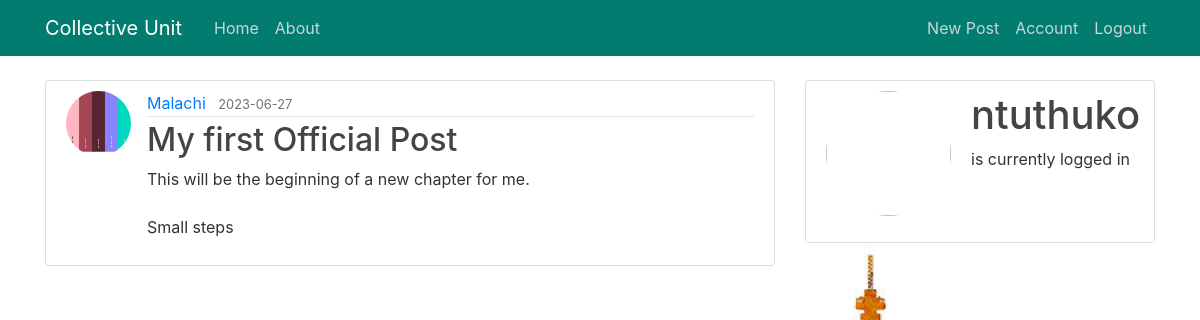
The app's page /post/1 (signed in) with its own data.
### application/models.py (models this page shows, shortened)
class User(db.Model, UserMixin):
    id = db.Column(db.Integer, primary_key=True)
    username = db.Column(db.String(20), nullable=False, unique=True)
    email = db.Column(db.String(120), nullable=False, unique=True)
    image_file = db.Column(db.String(20), nullable=False,
                           default='default.jpg')
    password = db.Column(db.String(60), nullable=False)
    posts = db.relationship('Post', backref='author', lazy=True)

class Post(db.Model):
    id = db.Column(db.Integer, primary_key=True)
    title = db.Column(db.String(100), nullable=False)
    content = db.Column(db.Text, nullable=False)
    date_posted = db.Column(db.DateTime, nullable=False,
                            default=datetime.utcnow)
    user_id = db.Column(db.Integer, db.ForeignKey('user.id'), nullable=False)

### application/routes.py (the view)
@app.route('/post/<int:post_id>')
@login_required
def post(post_id):
    post = Post.query.get_or_404(post_id)
    return render_template('post.html', title=post.title, post=post)

### application/models.py (called while the page is built)
@login_manager.user_loader
def load_user(user_id):
    return User.query.get(int(user_id))

### application/templates/post.html (shortened to what this page needs)
{% extends "layout.html" %}
{% block content %}
  <article class="media content-section">
    <img class="rounded-circle article-img" src="{{ url_for('static', filename='pics/' + post.author.image_file) }}">
    <div class="media-body">
      <div class="article-metadata">
        <a class="mr-2" href="#">{{ post.author.username }}</a>
        <small class="text-muted">{{ post.date_posted.strftime('%Y-%m-%d') }}</small>
      </div>
      <h2 class="article-title">{{ post.title }}</h2>
      <p class="article-content">{{ post.content }}</p>
    </div>
  </article>
{% endblock content %}

### application/templates/layout.html (shortened to what this page needs)
<!DOCTYPE html>
<html>
<head>
    <link rel="stylesheet" href="https://maxcdn.bootstrapcdn.com/bootstrap/4.0.0/css/bootstrap.min.css">
    <link rel="stylesheet" type="text/css" href="{{ url_for('static', filename='main.css') }}">
</head>
<body>
    <header class="site-header">
      <nav class="navbar navbar-expand-md navbar-dark bg-steel fixed-top">
        <div class="container">
          <a class="navbar-brand mr-4" href="/">Collective Unit</a>
          <div class="collapse navbar-collapse" id="navbarToggle">
            <div class="navbar-nav mr-auto">
              <a class="nav-item nav-link" href="{{ url_for('home') }}">Home</a>
              <a class="nav-item nav-link" href="{{ url_for('about') }}">About</a>
            </div>
            <div class="navbar-nav">
              {% if current_user.is_authenticated %}
              <a class="nav-item nav-link" href="{{ url_for('new_post') }}">New Post</a>
              <a class="nav-item nav-link" href="{{ url_for('account') }}">Account</a>
              <a class="nav-item nav-link" href="{{ url_for('logout') }}">Logout</a>
              {% else %}
              <a class="nav-item nav-link" href="{{ url_for('login') }}">Login</a>
              <a class="nav-item nav-link" href="{{ url_for('register') }}">Register</a>
              {% endif %}
            </div>
          </div>
        </div>
      </nav>
    </header>
    <main role="main" class="container">
      <div class="row">
        <div class="col-md-8">
          {% block content %}{% endblock %}
        </div>
        {% if current_user.is_authenticated %}
        <div class="col-md-4">
          <div class="content-section">
            <div class="media">
                <img class="rounded-circle account-img" src="{{ image_file }}">
                <div>
                    <h2 class="account-heading">{{ current_user.username }}</h2>
                    <p>is currently logged in</p>
                </div>
              </div>
          </div>
        </div>
        {% endif %}
      </div>
    </main>
</body>
</html>

### application/static/main.css (style rules this page uses)
body { background-image: url("../static/bg-pic/1.jpg"); background-size: 100%; background-repeat: no-repeat; color: #333333; margin-top: 5rem; line-height: 1.5; text-align: left; }
h1, h2, h3, h4, h5, h6 { color: #444444; }
.bg-steel { background-color: #027c6e; }
.site-header .navbar-nav .nav-link { color: #cbd5db; }
.content-section { background: #ffffff; padding: 10px 20px; border: 1px solid #dddddd; border-radius: 3px; margin-bottom: 20px; }
.article-title { color: #444444; }
.article-content { white-space: pre-line; }
.article-img { height: 65px; width: 65px; margin-right: 16px; }
.article-metadata { padding-bottom: 1px; margin-bottom: 4px; border-bottom: 1px solid #e3e3e3 }
.account-img { height: 125px; width: 125px; margin-right: 20px; margin-bottom: 16px; }
.account-heading { font-size: 2.5rem; }

### records on screen
User: image_file (picture), author.username "Malachi"
Post: date_posted "2023-06-27", title "My first Official Post", content "This will be the beginning of a new chapter for me. Small steps"
User: username "ntuthuko"
